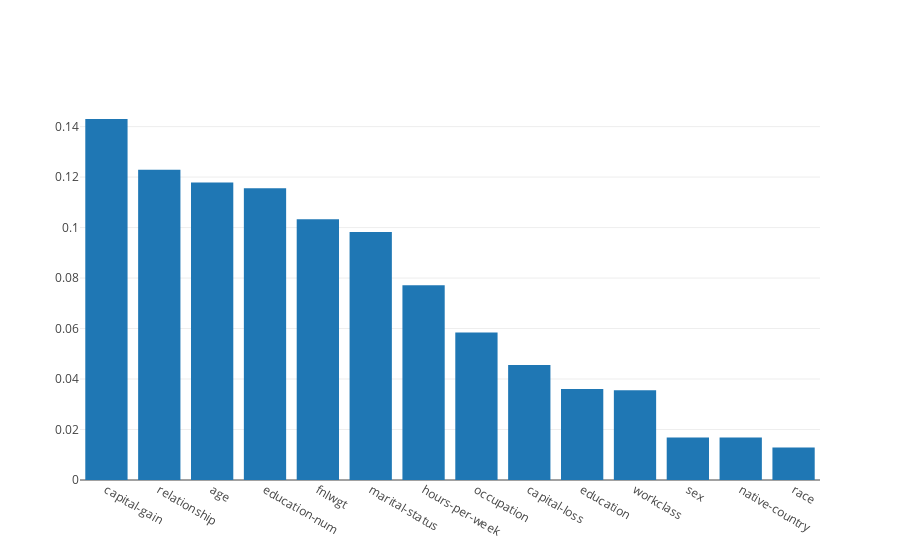

The code cell stored with this chart in its notebook:
### Markdown cell above
## Feature analysis and PDP

What you can change if you want to earn more than 50k?  during 1996

### Code cell
data = [go.Bar(
            x=list(imps.keys()),
            y=list(imps.values())
    )]

iplot(data, filename='basic-bar')

### Figure 1 — Plotly figure (JSON) as saved in the notebook; plotly's stock layout.template omitted (floating-point values rounded to 4 significant figures)
{"data": [{"type": "bar", "uid": "674ccfd7-bdec-4a0b-8ce1-a89fe5829e23", "x": ["capital-gain", "relationship", "age", "education-num", "fnlwgt", "marital-status", "hours-per-week", "occupation", "capital-loss", "education", "workclass", "sex", "native-country", "race"], "y": [0.143, 0.1229, 0.1178, 0.1156, 0.1033, 0.09829, 0.07711, 0.05848, 0.04551, 0.03602, 0.03555, 0.01684, 0.0168, 0.01285]}], "layout": {}}
